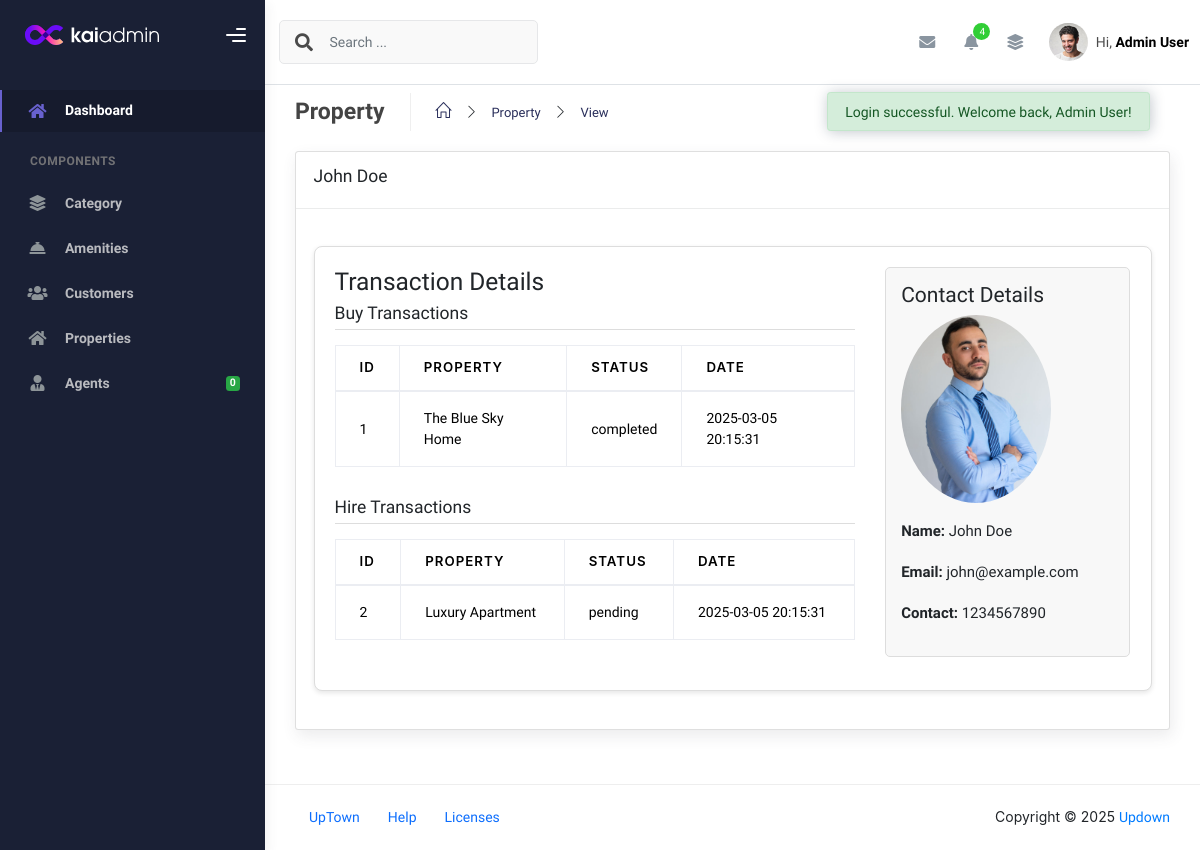
/dashboard/view-customer.php?id=2 (signed in), run on the app's committed database.
### tables this page shows
CREATE TABLE users (
    id INT AUTO_INCREMENT PRIMARY KEY,
    username VARCHAR(100) NOT NULL,
    name VARCHAR(100) NOT NULL,
    email VARCHAR(100) UNIQUE NOT NULL,
    password_hash VARCHAR(255) NOT NULL,
    role ENUM('end-user', 'agent', 'admin') NOT NULL,
    profile_pic VARCHAR(255) NULL,
    contact VARCHAR(15) ,
    created_at TIMESTAMP DEFAULT CURRENT_TIMESTAMP
);

CREATE TABLE transactions (
    id INT AUTO_INCREMENT PRIMARY KEY,
    user_id INT NOT NULL,
    property_id INT NOT NULL,
    transaction_type ENUM('hire', 'buy', 'sell') NOT NULL,
    status ENUM('pending', 'completed', 'cancelled') DEFAULT 'pending',
    created_at TIMESTAMP DEFAULT CURRENT_TIMESTAMP,
    FOREIGN KEY (user_id) REFERENCES users(id) ON DELETE CASCADE,
    FOREIGN KEY (property_id) REFERENCES properties(id) ON DELETE CASCADE
);

CREATE TABLE properties (
    id INT AUTO_INCREMENT PRIMARY KEY,
    category_id INT,                       
    title VARCHAR(255) NOT NULL,           
    description TEXT,                      
    location VARCHAR(255) NOT NULL,         
    rent_price DECIMAL(10,2) NOT NULL,       
    old_price DECIMAL(10,2),                 
    bedrooms INT,                          
    bathrooms INT,                         
    area INT,                              
    image_url VARCHAR(255),                
    agent_id INT,                          
    status ENUM('available', 'sold', 'rented') DEFAULT 'available',
    created_at TIMESTAMP DEFAULT CURRENT_TIMESTAMP,
    FOREIGN KEY (category_id) REFERENCES property_categories(id) ON DELETE SET NULL,
    FOREIGN KEY (agent_id) REFERENCES users(id) ON DELETE SET NULL
);

### dashboard/view-customer.php (the view, shortened to what this page needs)
<?php
require_once "components/header.php";
$customerId = isset($_GET['id']) ? intval($_GET['id']) : 0;
$stmt = $conn->prepare("SELECT * FROM users WHERE id = :id AND role = 'end-user'");
$stmt->bindParam(':id', $customerId, PDO::PARAM_INT);
$stmt->execute();
$customer = $stmt->fetch(PDO::FETCH_ASSOC);
$stmtTx = $conn->prepare("
    SELECT t.*, p.title AS property_title
    FROM transactions t
    LEFT JOIN properties p ON t.property_id = p.id
    WHERE t.user_id = :customerId
    ORDER BY t.created_at DESC
");
$stmtTx->bindParam(':customerId', $customerId, PDO::PARAM_INT);
$stmtTx->execute();
$transactions = $stmtTx->fetchAll(PDO::FETCH_ASSOC);
$groupedTransactions = [];
foreach ($transactions as $tx) {
    $type = strtolower($tx['transaction_type']);
    $groupedTransactions[$type][] = $tx;
}
?>
<link rel="stylesheet" href="https://cdnjs.cloudflare.com/ajax/libs/font-awesome/5.15.4/css/all.min.css">
<link rel="stylesheet" href="https://stackpath.bootstrapcdn.com/bootstrap/4.5.2/css/bootstrap.min.css">
<div class="col-md-12">
    <div class="card">
        <div class="card-header">
            <h5 class="fw-mediumbold"><?php echo htmlspecialchars($customer['name']); ?></h5>
        </div>
        <div class="card-body">
            <div class="container customer-details">
                <div class="row">
                    <div class="col-md-8">
                        <h3>Transaction Details</h3>
                        <?php if (!empty($groupedTransactions)): ?>
                            <?php foreach ($groupedTransactions as $type => $txs): ?>
                                <div class="transaction-group">
                                    <h5><?php echo ucfirst($type); ?> Transactions</h5>
                                    <table class="table table-bordered">
                                        <thead>
                                            <tr>
                                                <th>ID</th>
                                                <th>Property</th>
                                                <th>Status</th>
                                                <th>Date</th>
                                            </tr>
                                        </thead>
                                        <tbody>
                                            <?php foreach ($txs as $tx): ?>
                                                <tr>
                                                    <td><?php echo htmlspecialchars($tx['id']); ?></td>
                                                    <td><?php echo htmlspecialchars($tx['property_title'] ?? 'N/A'); ?></td>
                                                    <td><?php echo htmlspecialchars($tx['status']); ?></td>
                                                    <td><?php echo htmlspecialchars($tx['created_at']); ?></td>
                                                </tr>
                                            <?php endforeach; ?>
                                        </tbody>
                                    </table>
                                </div>
                            <?php endforeach; ?>
                        <?php else: ?>
                            <p class="mt-4 d-flex justify-content-center">No transactions found for this customer.</p>
                        <?php endif; ?>
                    </div>
                    <div class="col-md-4">
                        <div class="contact-details">
                            <h4>Contact Details</h4>
                            <?php if (!empty($customer['profile_pic'])): ?>
                                <img src="<?php echo htmlspecialchars($customer['profile_pic'] ?? ""); ?>" alt="Profile Picture" class="profile-img img-fluid">
                            <?php else: ?>
                                <img src="assets/img/avatar.png" alt="Default Avatar" class="profile-img img-fluid">
                            <?php endif; ?>
                            <p><strong>Name:</strong> <?php echo htmlspecialchars($customer['name']); ?></p>
                            <p><strong>Email:</strong> <?php echo htmlspecialchars($customer['email']); ?></p>
                            <p><strong>Contact:</strong> <?php echo htmlspecialchars($customer['contact']); ?></p>
                        </div>
                    </div>
                </div>
            </div>
        </div>
    </div>
</div>
<?php require_once "components/footer.php"; ?>
</body>
</html>

### dashboard/view-customer.php (style rules this page uses)
.customer-details { margin: 20px auto; max-width: 1200px; background: #fff; padding: 20px; border: 1px solid #ddd; border-radius: 8px; box-shadow: 0 2px 5px rgba(0, 0, 0, 0.1); }
.contact-details { border: 1px solid #ddd; padding: 15px; border-radius: 5px; background: #f8f8f8; }
.transaction-group { margin-bottom: 30px; }
.transaction-group h5 { border-bottom: 1px solid #ddd; padding-bottom: 5px; margin-bottom: 15px; }
.table td, .table th { vertical-align: middle; }
.profile-img { max-width: 150px; border-radius: 50%; margin-bottom: 15px; }

### data on the page
users: name "John Doe", profile_pic (picture), email "john@example.com", contact "1234567890"
transactions: id "1", property.title "The Blue Sky Home", status "completed", created_at "2025-03-05 20:15:31"
transactions: transaction_type "Hire", id "2", property.title "Luxury Apartment", status "pending", created_at "2025-03-05 20:15:31"

### other printed values
$count "0"
$_SESSION['name'] "Admin User"
$title "Property"
$mainPage "Property"
$page "View"
$_SESSION['msg'] "Login successful. Welcome back, Admin User!"
$type "Buy"
